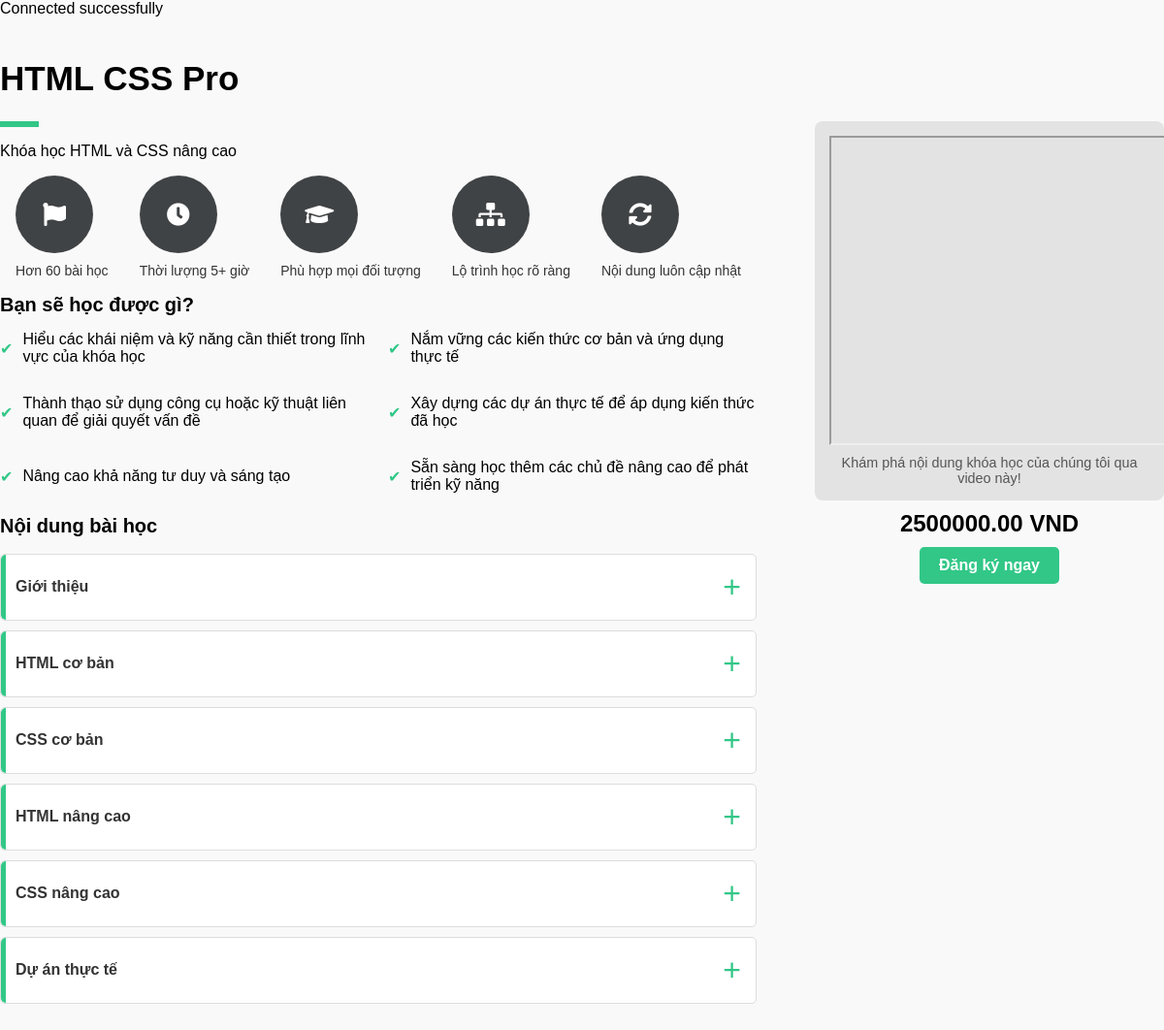
The app's page /Views/Pages/user/detail.php?id=1 with its own data.
### tables this page shows
CREATE TABLE Courses (
    course_id INT PRIMARY KEY AUTO_INCREMENT,
    title VARCHAR(250),              
    images VARCHAR(255),             
    descriptions TEXT,               
    duration VARCHAR(20),     
    video_url VARCHAR(255),
    original_price DECIMAL(10, 2),   
    num_students INT,               
    types ENUM('Pro', 'Free')         
);

CREATE TABLE Chapters (
    chapter_id INT PRIMARY KEY AUTO_INCREMENT,
    chapter_title VARCHAR(255),
    course_id INT,
    FOREIGN KEY (course_id) REFERENCES Courses(course_id) ON DELETE CASCADE
);

### Controller/coursescontroll.php (called while the page is built, shortened)
<?php
require_once('C:\xampp\htdocs\ProjectWeb-TD\ProjectEduWeb-PHP\Views\Public\config.php');
require_once(__DIR__ . '/../Model/coursemodel.php');
class CourseController {
    private $courseModel;
    public function __construct($conn) {
        $this->courseModel = new CourseModel($conn);
    }
    public function getCourseById($course_id) {
        $course = $this->courseModel->getCourseById($course_id);
        return $course;
    }
}
?>

### Model/coursemodel.php (called while the page is built, shortened)
<?php
class CourseModel {
    private $conn;
    public function __construct($conn) {
        $this->conn = $conn;
    }
    public function getCourseById($course_id) {
        $sql = "SELECT * FROM courses WHERE course_id = ?";
        $stmt = $this->conn->prepare($sql);
        $stmt->bind_param("i", $course_id);
        $stmt->execute();
        $result = $stmt->get_result();
        return $result->fetch_assoc();
    }
}
?>

### Controller/chaptercontroller.php (called while the page is built, shortened)
<?php
require_once('C:\xampp\htdocs\ProjectWeb-TD\ProjectEduWeb-PHP\Model\chapter.php');
class ChapterController {
    private $chapterModel;
    public function __construct($conn) {
        $this->chapterModel = new ChapterModel($conn);
    }
    public function getChaptersByCourseId($course_id) {
        $chapters = $this->chapterModel->getChaptersByCourseId($course_id);
        return $chapters;
    }
}
?>

### Model/chapter.php (called while the page is built, shortened)
<?php
class ChapterModel {
    private $conn;
    public function __construct($connection) {
        $this->conn = $connection;
    }
    public function getChaptersByCourseId($course_id) {
        $stmt = $this->conn->prepare("SELECT * FROM Chapters WHERE course_id = ?");
        $stmt->bind_param('i', $course_id);
        $stmt->execute();
        $result = $stmt->get_result();
        return $result->fetch_all(MYSQLI_ASSOC);
    }
    }
?>

### Views/Pages/user/detail.php (the view, shortened to what this page needs)
<?php
require_once('C:\xampp\htdocs\ProjectWeb-TD\ProjectEduWeb-PHP\Controller\coursescontroll.php');
require_once('C:\xampp\htdocs\ProjectWeb-TD\ProjectEduWeb-PHP\Controller\lessoncontroll.php');
require_once('C:\xampp\htdocs\ProjectWeb-TD\ProjectEduWeb-PHP\Controller\chaptercontroller.php');
$conn = mysqli_connect($host, $user, $password, $database);
$courseController = new CourseController($conn);
$chapterController = new ChapterController($conn);
if (isset($_GET['id'])) {
    $course_id = $_GET['id'];
    $course = $courseController->getCourseById($course_id);
    $chapters = $chapterController->getChaptersByCourseId($course_id);
} else {
    echo "Course ID is not provided.";
    exit;
}
?>
<!DOCTYPE html>
<html lang="vi">
<head>
    <link rel="stylesheet" href="https://cdnjs.cloudflare.com/ajax/libs/font-awesome/5.15.4/css/all.min.css">
</head>
<body>
    <div class="course-detail">
        <div class="content">
            <h1 class="course-title"><?php echo htmlspecialchars($course['title']); ?></h1>
            <div class="divider"></div>
            <p class="course-description">
                <?php echo htmlspecialchars($course['descriptions']); ?>
            </p>
            <div class="icon-container">
                <div class="icon-item">
                    <div class="icon-circle">
                        <i class="fas fa-flag"></i>
                    </div>
                    <p>Hơn 60 bài học</p>
                </div>
                <div class="icon-item">
                    <div class="icon-circle">
                        <i class="fas fa-clock"></i>
                    </div>
                    <p>Thời lượng 5+ giờ</p>
                </div>
                <div class="icon-item">
                    <div class="icon-circle">
                        <i class="fas fa-graduation-cap"></i>
                    </div>
                    <p>Phù hợp mọi đối tượng</p>
                </div>
                <div class="icon-item">
                    <div class="icon-circle">
                        <i class="fas fa-sitemap"></i>
                    </div>
                    <p>Lộ trình học rõ ràng</p>
                </div>
                <div class="icon-item">
                    <div class="icon-circle">
                        <i class="fas fa-sync-alt"></i>
                    </div>
                    <p>Nội dung luôn cập nhật</p>
                </div>
            </div>
            <div class="learning-outcomes">
                <h2>Bạn sẽ học được gì?</h2>
                <ul class="outcomes-list">
                    <li>Hiểu các khái niệm và kỹ năng cần thiết trong lĩnh vực của khóa học</li>
                    <li>Nắm vững các kiến thức cơ bản và ứng dụng thực tế</li>
                    <li>Thành thạo sử dụng công cụ hoặc kỹ thuật liên quan để giải quyết vấn đề</li>
                    <li>Xây dựng các dự án thực tế để áp dụng kiến thức đã học</li>
                    <li>Nâng cao khả năng tư duy và sáng tạo</li>
                    <li>Sẵn sàng học thêm các chủ đề nâng cao để phát triển kỹ năng</li>
                </ul>
            </div>
            <div class="course-content">
                <h2>Nội dung bài học</h2>
                <?php if (count($chapters) > 0): ?>
                    <?php foreach ($chapters as $chapter): ?>
                        <div class="section-header" onclick="toggleSection(this)">
                        <h2><?php echo htmlspecialchars($chapter['chapter_title']); ?></h2>
                            <span class="toggle-icon">+</span>
                        </div>
                    <?php endforeach; ?>
                <?php else: ?>
                    <p>Không có nội dung nào cho khóa học này.</p>
                <?php endif; ?>
            </div>
        </div>
        <div class="sidebar">
                <div class="video-preview">
                    <iframe src="<?php echo htmlspecialchars($course['video_url']); ?>" title="Giới thiệu khoá học" width="560" height="315" allow="accelerometer; autoplay; clipboard-write; encrypted-media; gyroscope; picture-in-picture" allowfullscreen>
                    </iframe>
                    <p>Khám phá nội dung khóa học của chúng tôi qua video này!</p>
                </div>
                <div class="price">
                    <p><?php echo htmlspecialchars($course['original_price']); ?> VND</p>
                    <button class="register-btn">Đăng ký ngay</button>
                </div>
        </div>
    </div>
</body>
</html>

### Views/Pages/user/detail.php (style rules this page uses)
body { margin: 0; padding: 0; background-color: #f9f9f9; font-family: Arial, sans-serif; }
.course-detail { display: flex; justify-content: space-between; margin: 20px auto; max-width: 1200px; }
.content { width: 65%; }
.course-title { font-size: 35px; font-weight: bold; }
.divider { border-top: 6px solid #32c787; width: 40px; }
.icon-container { display: flex; justify-content: space-around; }
.icon-item { text-align: center; color: #333; }
.icon-item p { padding-top:10px ; margin: 0; font-size: 14px; }
.icon-circle { width: 80px; height: 80px; background-color: #404345; border-radius: 50%; display: flex; justify-content: center; align-items: center; transition: transform 0.5s ease; }
.icon-circle i { font-size: 24px; color: #fff; }
.learning-outcomes h2 { font-size: 20px; margin-bottom: 10px; }
.outcomes-list { list-style: none; padding: 0; margin: 0; display: grid; grid-template-columns: 1fr 1fr; gap: 20px; }
.outcomes-list li { margin: 5px 0; display: flex; align-items: center; }
.outcomes-list li::before { content: "✔"; color: #32c787; margin-right: 10px; }
.course-content h2 { font-size: 20px; }
.section-header { display: flex; align-items: center; justify-content: space-between; background-color: #fff; border: 1px solid #ddd; border-radius: 5px; margin-bottom: 10px; padding: 15px; transition: background-color 0.3s ease; position: relative; }
.section-header::before { content: ""; position: absolute; top: 0; left: 0; height: 100%; width: 5px; background-color: #32c787; border-radius: 5px 0 0 5px; }
.section-header h2 { font-size: 1rem; margin: 0; color: #333; }
.section-header .toggle-icon { font-size: 32px; color: #32c787; transition: transform 0.3s ease; }
.sidebar { width: 30%; text-align: center; position: fixed; right:0; top: 125px; }
.video-preview { background: #e3e3e3; border-radius: 8px; padding: 15px; }
.video-preview p { margin: 10px 0 0; color: #555; font-size: 0.9rem; }
.price p { font-size: 1.5rem; font-weight: bold; margin: 10px 0; }
.register-btn { background-color: #32c787; color: #fff; border: none; border-radius: 5px; padding: 10px 20px; font-size: 16px; font-weight: bold; cursor: pointer; transition: all 0.3s ease; }

### records on screen
courses: title "HTML CSS Pro", descriptions "Khóa học HTML và CSS nâng cao", original_price "2500000.00"
chapters: chapter_title "Giới thiệu"
chapters: chapter_title "HTML cơ bản"
chapters: chapter_title "CSS cơ bản"
chapters: chapter_title "HTML nâng cao"
chapters: chapter_title "CSS nâng cao"
chapters: chapter_title "Dự án thực tế"
